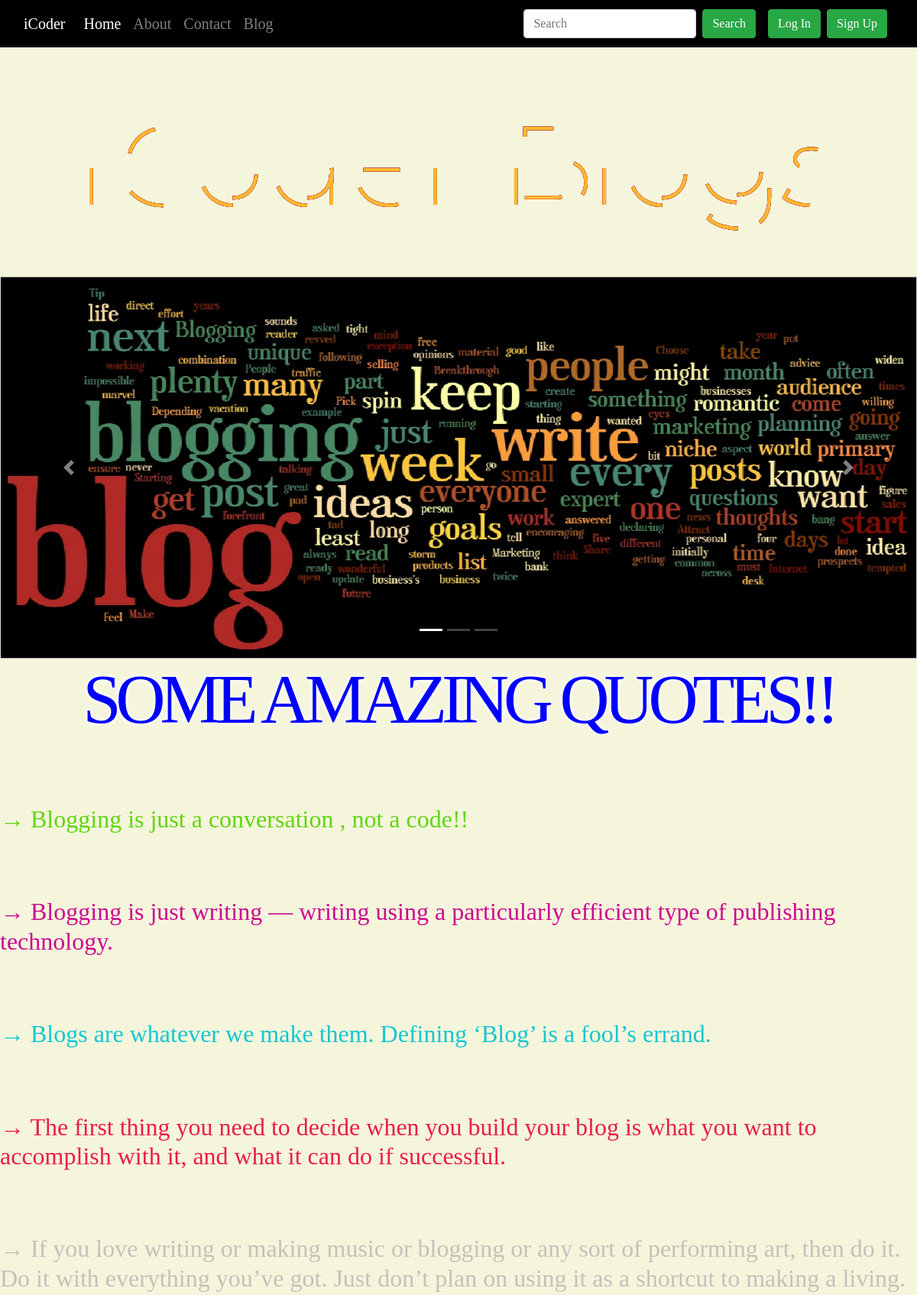
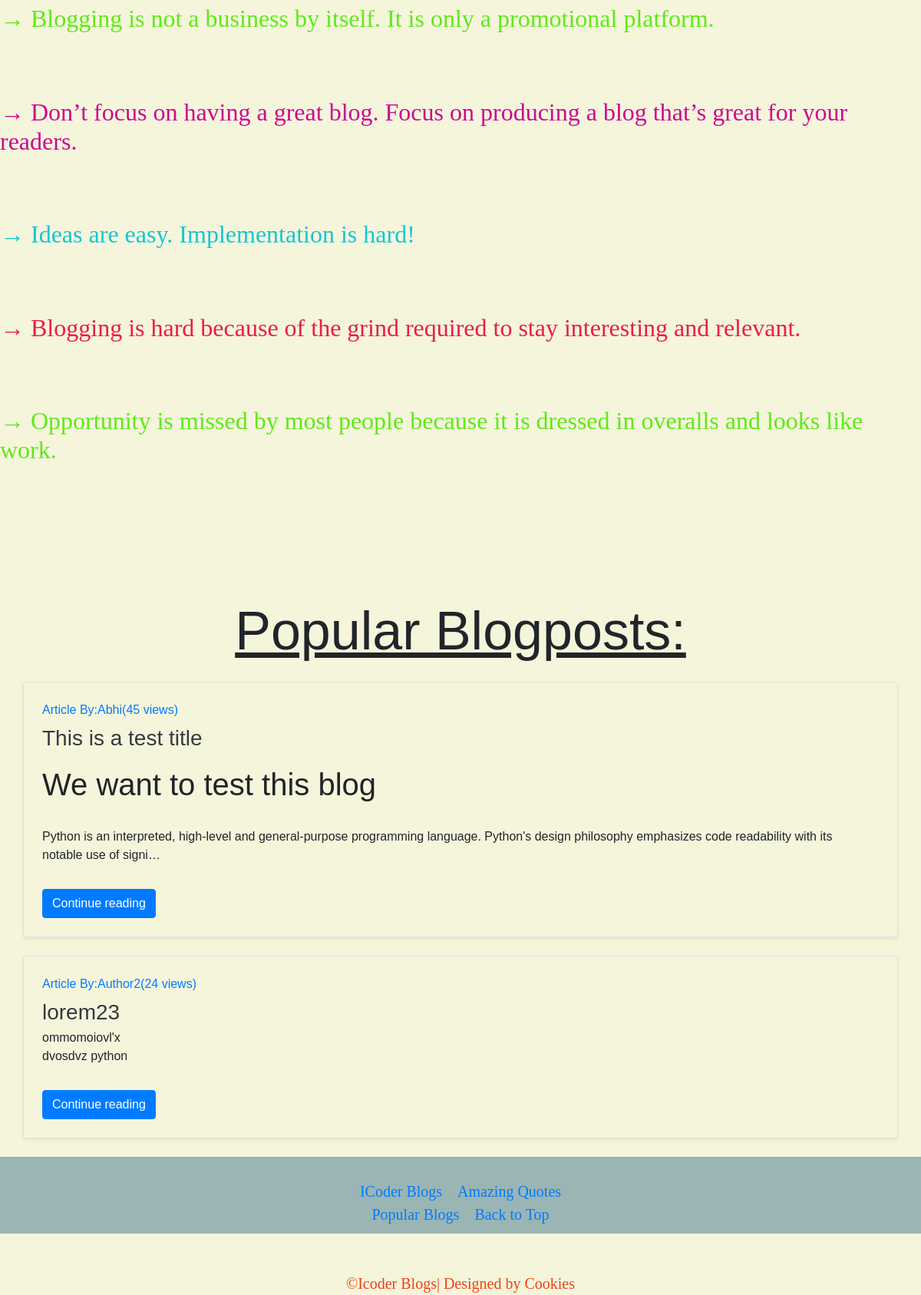
The page / on the database its author committed (2 pictures, top to bottom).
### blogging/models.py (models this page shows, shortened)
class Post(models.Model):
    sno = models.AutoField(primary_key=True)
    title = models.CharField(max_length=255)
    content = models.TextField()
    author = models.CharField(max_length=20)
    slug = models.CharField(max_length=120)
    views = models.IntegerField(default=0)
    timeStamp = models.DateTimeField(blank=True)

### home/views.py (the view)
# urls.py: 2. Add a URL to urlpatterns:  path('', views.home, name='home')
def home(request):
    topPosts = Post.objects.order_by('-views')[:2]
    context = {'topPosts': topPosts}
    return render(request, 'home/home.html', context)

### home/templates/home/home.html (shortened to what this page needs)
{% extends 'base.html' %}
{% load static %}
{% block homeactive %} active {% endblock homeactive %}
{% block body %}
  <div class="container">
    <div class="row">
    </div>
</div>
  <div id="carouselExampleCaptions" class="carousel slide" data-bs-ride="carousel">
  <ol class="carousel-indicators">
    <li data-bs-target="#carouselExampleCaptions" data-bs-slide-to="0" class="active"></li>
    <li data-bs-target="#carouselExampleCaptions" data-bs-slide-to="1"></li>
    <li data-bs-target="#carouselExampleCaptions" data-bs-slide-to="2"></li>
  </ol>
  <div class="carousel-inner">
    <div class="carousel-item active">
      <img src="{% static 'home/images/blog3.jpg' %}" width="400" height="500" class="d-block w-100" alt="...">
    </div>
  </div>
  <a class="carousel-control-prev" href="#carouselExampleCaptions" role="button" data-bs-slide="prev">
    <span class="carousel-control-prev-icon" aria-hidden="true"></span>
  </a>
  <a class="carousel-control-next" href="#carouselExampleCaptions" role="button" data-bs-slide="next">
    <span class="carousel-control-next-icon" aria-hidden="true"></span>
  </a>
</div>
<div class="blog">
  <div class="area">
  <h1 id="we" style="text-align:center;color:blue;font-size:90px;">Some  Amazing  Quotes!!</h1></div>
  <br>
<h2 style="color:rgb(98, 213, 18)"> → Blogging is just a conversation , not a code!!</h2><br>
<h2 style="color:rgb(204, 9, 144)"> → Blogging is just writing — writing using a particularly efficient type of publishing technology.</h2><br>
<h2 style="color:rgb(20, 199, 208)"> → Blogs are whatever we make them. Defining ‘Blog’ is a fool’s errand.</h2><br>
<h2 style="color:rgb(236, 28, 72)"> → The first thing you need to decide when you build your blog is what you want to accomplish with it, and what it can do if successful.</h2><br>
<h2 style="color:rgb(196, 194, 187)"> → If you love writing or making music or blogging or any sort of performing art, then do it. Do it with everything you’ve got. Just don’t plan on using it as a shortcut to making a living.</h2>
<h2 style="color:rgb(96, 233, 25)"> → Blogging is not a business by itself. It is only a promotional platform.</h2><br>
<h2 style="color:rgb(204, 9, 144)"> → Don’t focus on having a great blog. Focus on producing a blog that’s great for your readers.</h2>
<br><h2 style="color:rgb(20, 199, 208)"> → Ideas are easy. Implementation is hard!</h2>
<br><h2 style="color:rgb(236, 28, 72)"> → Blogging is hard because of the grind required to stay interesting and relevant.</h2>
<br><h2 style="color:rgb(96, 233, 25)"> → Opportunity is missed by most people because it is dressed in overalls and looks like work.</h2>
<br><br>
</div>
<div class="container my-3">
  <h2 style="text-align:center;font-size:70px;" class="text-decoration-underline">Popular Blogposts:</h2>
  {% for post in topPosts %}
  <div class="row g-0 border rounded overflow-hidden flex-md-row my-4 shadow-sm h-md-250 position-relative">
      <div class="col p-4 d-flex flex-column position-static">
          <strong class="d-inline-block mb-2 text-primary">Article By:{{post.author}}({{post.views}} views)</strong>
          <h3 class="mb-0"><a class="text-dark" href="/blogging/{{post.slug}}">{{post.title}}</a></h3>
          <p class="card-text mb-auto"><div class="preview">{{post.content |truncatechars:200|safe |linebreaks}}</div></p>
          <div>
              <a href="/blogging/{{post.slug}}" role="button" class="btn btn-primary">Continue reading</a>
          </div>
      </div>
      <div class="col-auto d-none d-lg-block">
      </div>
  </div>
  {% endfor %}
</div>
{% endblock body %}

### home/static/home/css/pp.css (style rules this page uses)
html, body { height: 100%; font-weight:100; }
body { font-family: Arial; }
svg { display: block; font: 10.5em 'Montserrat'; width: 960px; height: 300px; margin: 0 auto; }
.blog { font-family:webkit-body; font-size: 50px; color: red; }
.area { text-align: center; font-size: 6.5em; color: #fff; letter-spacing: -7px; font-weight: 700; text-transform: uppercase; animation: blur .75s ease-out infinite; text-shadow: 0px 0px 5px #fff, 0px 0px 7px #fff; }

### home/templates/home/home.html (style rules this page uses)
body { background-color: beige; }

### rows shown on the page
Post: author "Abhi", views "45", title "This is a test title", content "We want to test this blog Python is an interpreted, high-level and general-purpose programming language. Python's design philosophy emphasizes code readability with its notable use of signi…"
Post: author "Author2", views "24", title "lorem23", content "ommomoiovl'x dvosdvz python"
